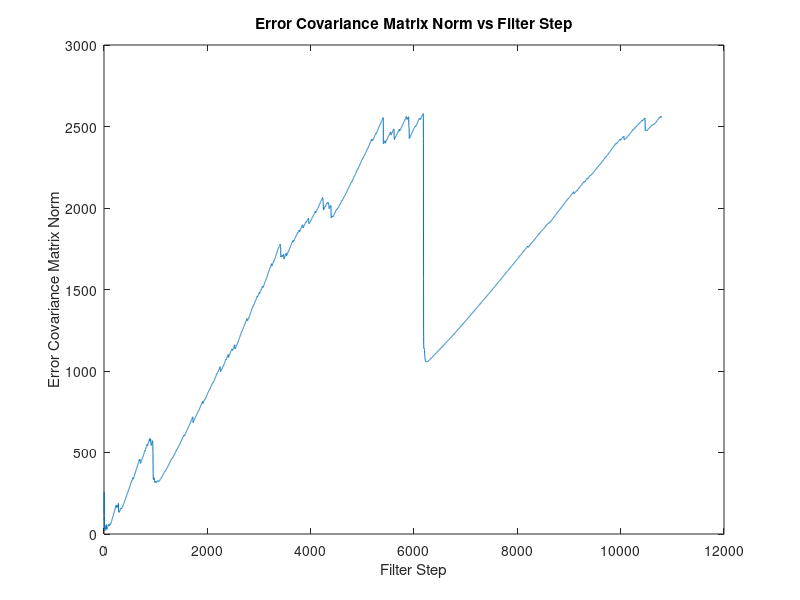
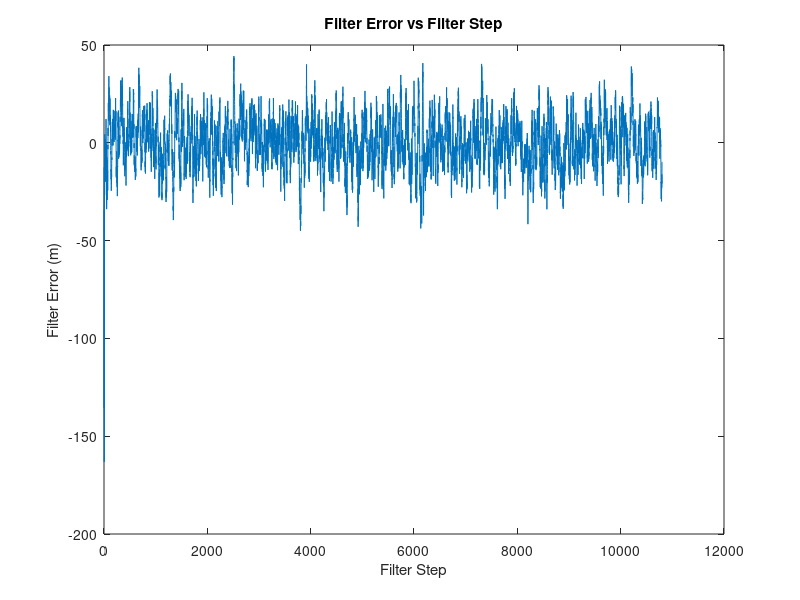
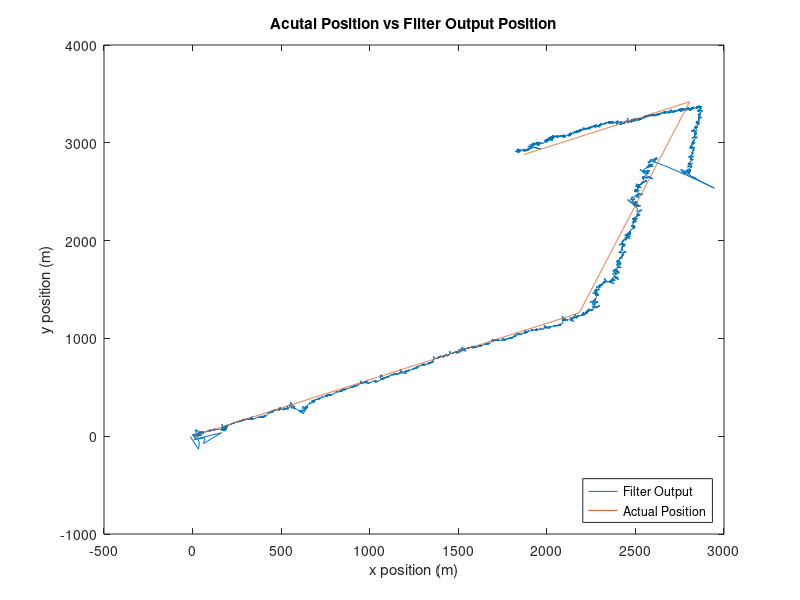

The MATLAB source for these figures, in order:
clear variables;

%Define # of filter steps desired
steps=10800;

%Define time step size
dt=1;

%Initialize data matrix
data=zeros(23,steps);
avg=zeros(6,1);

%Define boundary conditions
x0_pos=0;
y0_pos=0;
stw=.50;
hdg=30;
set=.2;
drift=30;
x0_vel=stw*cosd(hdg)+set*cosd(drift);
y0_vel=stw*sind(hdg)+set*sind(drift);

%Initialize estimated state vector
x_k_minus=[x0_pos;y0_pos;x0_vel;y0_vel;set*cosd(drift);set*sind(drift)];

%Compute Q, the covariance matrix for noise associated with the state vector
var_Q=.02^2;
G=[.5*(dt^2); .5*(dt^2);dt; dt;dt;dt];
Q=G*var_Q*G';

%Compute C, the linear transformation matrix for white noise
[U,T,V]=svd(Q);
S=sqrt(T);
C=U*S;

%Q with different sigma values
%var_Qp=.001^2;
%var_Qs=.001^2;
%Q=diag([var_Qp,var_Qp,var_Qs,var_Qs,var_Qs,var_Qs]);

%Compute R, the covariance matrix associated with measurement error
var_Rr=7^2;
var_Ra=2^2;
R=diag([var_Rr,var_Ra]);

%Initialize state transition matrix
F=[1 0 0 0 dt 0;0 1 0 0 0 dt;0 0 0 0 1 0;0 0 0 0 0 1;0 0 0 0 1 0;0 0 0 0 0 1];

%Initialize error covariance matrix
var_P=10^2;
P_minus=diag([var_P,var_P,var_P,var_P,var_P,var_P]);
P_plus=P_minus;

%Initialize measurement vector
range_x=0;
range_y=0;
range=0;
azi=0;
z_k=[0;0];

%Initialize state vector
x_k_plus=x_k_minus;

%jj=1;
for ii=1:steps
    %Define courses for simulation
    if ii<=3600
        stw=.5;
        hdg=30;
    elseif ii<=7200
            stw=.5;
            hdg=90;
    else
        stw=.5;
        hdg=210;        
    end
    
    %Calculate noisy estimate vector for next step
    u_k=[stw*dt*cosd(hdg);stw*dt*sind(hdg);stw*cosd(hdg);stw*sind(hdg);0;0];
    w_k=randn(6,1);
    w_k=C*w_k;
    
    %With different sigma values for each measurement
    %[V_Q,D_Q]=eig(Q);
    %[dq,indq] = sort(diag(D_Q),'descend');
    %D_Qs = D_Q(indq,indq);
    %V_Qs = V_Q(:,indq);
    %w_k=V_Qs*D_Qs*w_k;
    
    x_k_minus=F*x_k_plus+u_k+w_k;
    
    %Calculate error covariance matrix for next step
    P_minus=F*P_plus*F'+Q;
    
    
    data(1,ii)=x_k_minus(1,1);
    data(2,ii)=x_k_minus(2,1);
    data(3,ii)=x_k_minus(3,1);
    data(4,ii)=x_k_minus(4,1);
    data(5,ii)=x_k_minus(5,1);
    data(6,ii)=x_k_minus(6,1);
    
    %Calculate measurement mapping Jacobian 
    range_denom=1/hypot(x_k_minus(1,1),x_k_minus(2,1));
    range_dx=x_k_minus(1,1)*range_denom;
    range_dy=x_k_minus(2,1)*range_denom;
   
    %With velocity
    %Only works with a single course, not useful
    %cog_dx=-1*x_k_minus(4,1)/(x_k_minus(3,1)^2+x_k_minus(4,1)^2);
    %cog_dy=1/(x_k_minus(3,1)+(x_k_minus(4,1)^2/x_k_minus(3,1)));
    %H=[range_dx range_dy 0 0 0 0;0 0 cog_dx cog_dy 0 0];
    
    %With position
    azi_dx=-1*x_k_minus(2,1)/(x_k_minus(1,1)^2+x_k_minus(2,1)^2);
    azi_dy=1/(x_k_minus(1,1)+(x_k_minus(2,1)^2/x_k_minus(1,1)));
    H=[range_dx range_dy 0 0 0 0;azi_dx azi_dy 0 0 0 0];
        
    %Update Kalman Gain after estimate vector calculation
    K=(P_minus*H')/(H*P_minus*H'+R);
    
    %Calculate innovation covariance
    s=H*P_minus*H'+R;
    
    %Calculate noisy measurement vector
    x_vel=stw*cosd(hdg)+set*cosd(drift);
    y_vel=stw*sind(hdg)+set*sind(drift);
    sog=hypot(x_vel,y_vel);
    cog=atan2d(y_vel,x_vel);
    range_x=range_x+x_vel*dt;
    range_y=range_y+y_vel*dt;
    range=hypot(range_x,range_y);
    azi=atan2d(range_y,range_x);
    
    %Determine error in range based on the range value
    %Tuning will be more complicated than the simple equation below.
    %Shelved for now.
    %sigma_R=.02*range;
    %if sigma_R<7
    %    var_Rr=sigma_R^2;
    %else
    %    var_Rr=7^2;
    %end
    %R=diag([var_Rr,var_Ra]);
    
    v_k=randn(2,1);
    [V_R,D_R]=eig(R);
    [d,ind] = sort(diag(D_R),'descend');
    D_Rs = D_R(ind,ind);
    V_Rs = V_R(:,ind);
        v_k=V_Rs*D_Rs*v_k;
    z_k=[range;azi]+v_k;
            
    %Update state vector
    %Discovered atan2d which made these if loops unnecessary
    %With velocity
    %Only works with a single course, not useful
    %if x_k_minus(4,1)>0
    %    if x_k_minus(3,1)>0
    %        h_ang=atand(x_k_minus(4,1)/x_k_minus(3,1));
    %    else
    %        h_ang=180+atand(x_k_minus(4,1)/x_k_minus(3,1));
    %    end
    %else
    %    if x_k_minus(3,1)>0
    %        h_ang=atand(x_k_minus(4,1)/x_k_minus(3,1));
    %    else
    %        h_ang=180+atand(x_k_minus(4,1)/x_k_minus(3,1));
    %    end
    %end
    
    %With position
    %if x_k_minus(2,1)>0
    %    if x_k_minus(1,1)>0
    %        h_ang=atand(x_k_minus(2,1)/x_k_minus(1,1));
    %    else
    %        h_ang=180+atand(x_k_minus(2,1)/x_k_minus(1,1));
    %    end
    %else
    %    if x_k_minus(1,1)>0
    %        h_ang=atand(x_k_minus(2,1)/x_k_minus(1,1));
    %    else
    %        h_ang=180+atand(x_k_minus(2,1)/x_k_minus(1,1));
    %    end
    %end
    
    %With atan2d
    h_ang=atan2d(x_k_minus(2,1),x_k_minus(1,1));
    h=[hypot(x_k_minus(1,1),x_k_minus(2,1));h_ang];
    x_k_plus=x_k_minus+K*(z_k-h);
    
    %Calculate innovation
    nu=z_k-h;
    
    %Simulate affect of GPS reset
    %Did not help stabilize the norm of P
    %if jj<= 50
    %    remain = mod(ii,60);
    %    if remain == 0
    %        x_k_plus(1,1)=ii*sog*dt*cosd(cog);
    %        x_k_plus(2,1)=ii*sog*dt*sind(cog);
    %        jj=jj+1;
    %    end
    %end
        
    %Update error covariance matrix with new Kalman Gain
    %P_plus=(eye(4)-K*H)*P_minus;
    
    %Joseph stabilized equation
    P_plus=(eye(6)-K*H)*P_minus*(eye(6)-K*H)'+K*R*K';
    
    %Periodically reset velocities to the mean
    %Seemed to help stabilize error when one course was used.  Was not
    %useful with multiple courses
    %remain=mod(ii,300);
    %if remain==0
    %    x_k_plus(3,1)=mean(data(9,:));
    %    x_k_plus(4,1)=mean(data(10,:));
    %    x_k_plus(5,1)=mean(data(11,:));
    %    x_k_plus(6,1)=mean(data(12,:));
    %end
    
    data(7,ii)=x_k_plus(1,1);
    data(8,ii)=x_k_plus(2,1);
    data(9,ii)=x_k_plus(3,1);
    data(10,ii)=x_k_plus(4,1);
    data(11,ii)=x_k_plus(5,1);
    data(12,ii)=x_k_plus(6,1);
    data(13,ii)=hypot(x_k_plus(3,1),x_k_plus(4,1));
    data(14,ii)=atand(x_k_plus(4,1)/x_k_plus(3,1));
    data(15,ii)=range_x;
    data(16,ii)=range_y;
    data(17,ii)=norm(P_plus);
    data(18,ii)=range-hypot(x_k_plus(1,1),x_k_plus(2,1));
    data(19,ii)=cog-atan2d(x_k_plus(2,1),x_k_plus(1,1));
    data(20,ii)=s(1,1);
    data(21,ii)=s(2,1);
    data(22,ii)=nu(1,1);
    data(23,ii)=nu(2,1);
    
    
    
end
avg(1,1)=mean(data(9,:));
avg(2,1)=mean(data(10,:));
avg(3,1)=atan2d(mean(data(10,:)),mean(data(9,:)));
avg(4,1)=mean(data(11,:));
avg(5,1)=mean(data(12,:));
avg(6,1)=atan2d(mean(data(12,:)),mean(data(11,:)));

figure
plot(1:steps,data(17,1:steps))
title('Error Covariance Matrix Norm vs Filter Step')
xlabel('Filter Step')
ylabel('Error Covariance Matrix Norm')

figure
plot(1:steps,data(18,:))
%axis([0 steps -5 5])
title('Filter Error vs Filter Step')
xlabel('Filter Step')
ylabel('Filter Error (m)')

figure
plot(data(7,:),data(8,:),data(15,:),data(16,:))
title('Acutal Position vs Filter Output Position')
xlabel('x position (m)')
ylabel('y position (m)')
legend('Filter Output','Actual Position','location','southeast')
